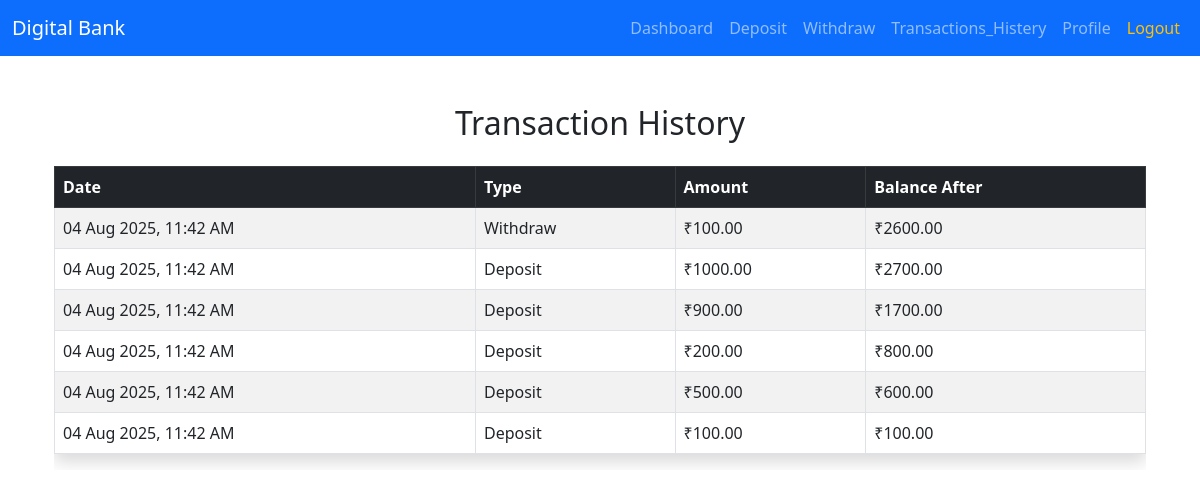
Screenshot of /transactions/ (signed in) with the database file from the repository.
### bank/models.py (models this page shows, shortened)
class Transaction(models.Model):
    TRANSACTION_TYPES = (
        ('deposit', 'Deposit'),
        ('withdraw', 'Withdraw'),
    )
    user = models.ForeignKey(User, on_delete=models.CASCADE)
    amount = models.DecimalField(max_digits=10, decimal_places=2)
    transaction_type = models.CharField(max_length=10, choices=TRANSACTION_TYPES)
    date = models.DateTimeField(auto_now_add=True)
    balance_after_transaction = models.DecimalField(max_digits=10, decimal_places=2, default=0)

### bank/views.py (the view)
# urls.py: path('transactions/', views.transaction_history, name='transactions'),
@login_required(login_url='/login/')
def transaction_history(request):
    transactions = Transaction.objects.filter(user=request.user).order_by('-date')
    return render(request, 'bank/transaction_history.html', {'transactions': transactions})

### bank/templates/bank/transaction_history.html
{% extends 'bank/base.html' %}
{% block content %}
<div class="container mt-5">
  <h2 class="text-center mb-4">Transaction History</h2>
  <div class="table-responsive">
    <table class="table table-striped table-bordered shadow">
      <thead class="table-dark">
        <tr>
          <th>Date</th>
          <th>Type</th>
          <th>Amount</th>
          <th>Balance After</th>
        </tr>
      </thead>
      <tbody>
        {% for tx in transactions %}
        <tr>
          <td>{{ tx.date|date:"d M Y, h:i A" }}</td>
          <td class="text-capitalize">{{ tx.transaction_type }}</td>
          <td>₹{{ tx.amount }}</td>
          <td>₹{{ tx.balance_after_transaction }}</td>
        </tr>
        {% empty %}
        <tr>
          <td colspan="4" class="text-center">No transactions found.</td>
        </tr>
        {% endfor %}
      </tbody>
    </table>
  </div>
</div>
{% endblock %}

### bank/templates/bank/base.html (shortened to what this page needs)
<!DOCTYPE html>
<html lang="en">
<head>
    <link rel="stylesheet" href="https://cdn.jsdelivr.net/npm/bootstrap@5.3.0/dist/css/bootstrap.min.css">
    <link href="https://cdn.jsdelivr.net/npm/bootstrap@5.3.0/dist/css/bootstrap.min.css" rel="stylesheet">
</head>
<body>
    <nav class="navbar navbar-expand-lg navbar-dark bg-primary">
        <div class="container-fluid">
            <a class="navbar-brand" href="#">Digital Bank</a>
            <div class="collapse navbar-collapse" id="navbarNav">
                <ul class="navbar-nav ms-auto">
                    <li class="nav-item">
                        <a class="nav-link" href="{% url 'dashboard' %}">Dashboard</a>
                    </li>
                    <li class="nav-item">
                        <a class="nav-link" href="{% url 'deposit' %}">Deposit</a>
                    </li>
                    <li class="nav-item">
                        <a class="nav-link" href="{% url 'withdraw' %}">Withdraw</a>
                    </li>
                    <li class="nav-item">
                        <a class="nav-link" href="{% url 'transactions' %}">Transactions_Histery</a>
                    </li>
                     <li class="nav-item">
                        <a class="nav-link" href="{% url 'profile' %}">Profile</a>
                    </li>
                    <li class="nav-item">
                        <a class="nav-link text-warning" href="{% url 'logout' %}">Logout</a>
                    </li>
                </ul>
            </div>
        </div>
    </nav>
    <div class="container mt-4">
        {% block content %}
        {% endblock %}
    </div>
</body>
</html>

### rows the page displays
Transaction: date "04 Aug 2025, 11:42 AM", transaction_type "Withdraw", amount "100.00", balance_after_transaction "2600.00"
Transaction: date "04 Aug 2025, 11:42 AM", transaction_type "Deposit", amount "1000.00", balance_after_transaction "2700.00"
Transaction: date "04 Aug 2025, 11:42 AM", transaction_type "Deposit", amount "900.00", balance_after_transaction "1700.00"
Transaction: date "04 Aug 2025, 11:42 AM", transaction_type "Deposit", amount "200.00", balance_after_transaction "800.00"
Transaction: date "04 Aug 2025, 11:42 AM", transaction_type "Deposit", amount "500.00", balance_after_transaction "600.00"
Transaction: date "04 Aug 2025, 11:42 AM", transaction_type "Deposit", amount "100.00", balance_after_transaction "100.00"
